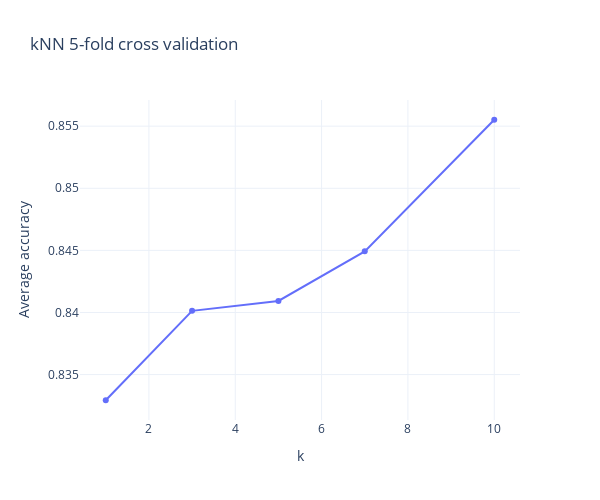

Notebook code for this chart:
### Code cell
# plot
fig = go.Figure()
fig.add_trace(
    go.Scatter(x=ks, y=mean_accuracies, mode="lines+markers", text=mean_accuracies)
)
fig.update_layout(
    template="plotly_white",
    title="kNN 5-fold cross validation",
    xaxis_title="k",
    yaxis_title="Average accuracy",
    height=500,
    width=600,
)
fig

### Figure 1 — Plotly figure (JSON) as saved in the notebook; plotly's stock layout.template omitted (floating-point values rounded to 4 significant figures)
{"data": [{"mode": "lines+markers", "text": [0.8329, 0.8401, 0.8409, 0.8449, 0.8555], "type": "scatter", "x": [1, 3, 5, 7, 10], "y": [0.8329, 0.8401, 0.8409, 0.8449, 0.8555]}], "layout": {"height": 500, "title": {"text": "kNN 5-fold cross validation"}, "width": 600, "xaxis": {"title": {"text": "k"}}, "yaxis": {"title": {"text": "Average accuracy"}}}}
